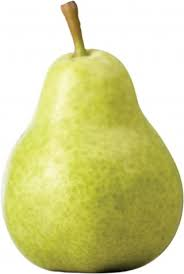
#> input picture report/midterm/images/pear.jpg, 184 x 274 px
$ python -i process_data.py   (imports and definitions only)
#> lines starting #> are read from the running program, lines starting #| are printed output that depends on the picture
import numpy as np
import matplotlib.pyplot as plt

SKETCHES = 'sketches'
PRED_SKETCHES = 'pred_sketches'
SKETCH_IDS = 'sketch_ids'

# [50 lines left out: functions strokes_from_sketch, sketch_to_xy, save_sketch_as_png, plot_sketch, not called in this run]

def stroke_to_xy(stroke):
    return sketch_to_xy(stroke)

def processed_data(data):
    all_data = {}
    for d in data:
        cat = d[0].split('%')[0]        # category
        img_id = int(d[1].split('%')[1])   # image_name
        sketch_id = int(d[0].split('%')[1])

        key = (cat, img_id)
        if key not in all_data:
            all_data[key] = {SKETCHES: [], PRED_SKETCHES: [], SKETCH_IDS: []}
        all_data[key][SKETCHES].append(d[2])
        all_data[key][PRED_SKETCHES].append(d[3])
        all_data[key][SKETCH_IDS].append(sketch_id)
    return all_data

# [6 lines left out: function get_sketches, not called in this run]

def get_sketch_ids(data, cat, img_id):
    return data[(cat, img_id)][SKETCH_IDS]

def get_pred_sketches(data, cat, img_id):
    return data[(cat, img_id)][PRED_SKETCHES]

>>> import cv2
>>> picture = cv2.imread('../report/midterm/images/pear.jpg', cv2.IMREAD_GRAYSCALE)
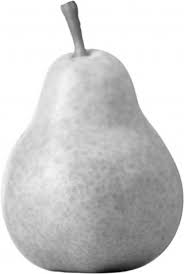
#> picture: shape (274, 184); min 1, max 255, mean 206.2
#> the loop in processed_data, `for d in data:` made 1 pass
#> after the loop in processed_data, `for d in data:`: all_data = 0 items
#> (the run stopped early here; a loop or call above may not have finished)

$ run again, on report/midterm/images/pig.jpg
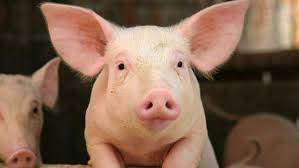
#> input picture report/midterm/images/pig.jpg, 299 x 168 px
#> `picture = cv2.imread('../report/midterm/images/pear.jpg', cv2.IMREAD_G..`:
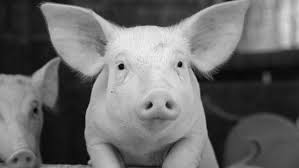
#> picture: shape (168, 299); min 0, max 241, mean 107
#> the loop in processed_data, `for d in data:` made 1 pass
#> after the loop in processed_data, `for d in data:`: all_data = 0 items

$ run again, on report/midterm/images/radio.jpg
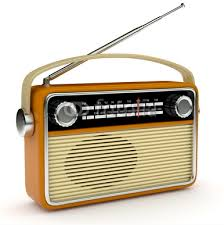
#> input picture report/midterm/images/radio.jpg, 224 x 225 px
#> `picture = cv2.imread('../report/midterm/images/pear.jpg', cv2.IMREAD_G..`:
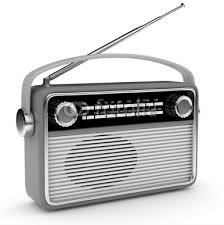
#> picture: shape (225, 224); min 0, max 255, mean 199.6
#> the loop in processed_data, `for d in data:` made 1 pass
#> after the loop in processed_data, `for d in data:`: all_data = 0 items
